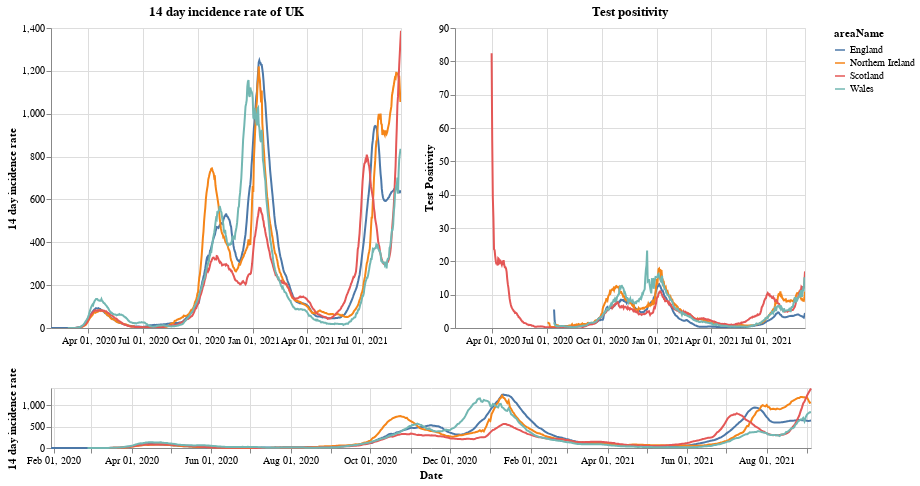

Notebook cell for this chart:
### Markdown cell above
# Plots

First a plot with each country in the UK. The top right shows the positivity rate for (which is the percentage of registered tests which were positive) while the top left is the 14 day incidence rate. The bottom chart can be used to select the timeframe (does not work on a mobile device).

### Code cell
#collapse
brush = alt.selection(type='interval', name='DateBrush',encodings=['x'],fields=['Time'])
leg_selection = alt.selection_multi(fields=['areaName'], bind='legend')

base = alt.Chart(uk_cases).mark_line().encode(
    x=alt.X("yearmonthdate(date):T", axis=alt.Axis(title='Date')),
    y=alt.Y("twoWeeklyCasesRate:Q", axis=alt.Axis(title='14 day incidence rate')),
    tooltip=['areaName', 'date','twoWeeklyCasesRate', 'testPositivity'],
    color='areaName',
    opacity=alt.condition(leg_selection, alt.value(2), alt.value(0.1))
).add_selection(leg_selection).properties(width=350)

upper = base.encode(alt.X('yearmonthdate(date):T', axis=alt.Axis(title=''),
                         scale=alt.Scale(domain=brush))
                   ).properties(title=f'14 day incidence rate of UK')
upper_right = upper.encode(alt.Y('testPositivity:Q', axis=alt.Axis(title='Test Positivity'))).properties(title='Test positivity')
lower = base.properties(height=60, width = 760).add_selection(brush)

(upper | upper_right) & lower

### Figure 1 — Vega-Lite specification as saved in the notebook (floating-point values rounded to 4 significant figures; data arrays with more than 128 entries replaced by an {"elided": "..."} marker saying what was removed)
{"config": {"view": {"continuousWidth": 400, "continuousHeight": 300}}, "vconcat": [{"hconcat": [{"mark": "line", "encoding": {"color": {"type": "nominal", "field": "areaName"}, "opacity": {"condition": {"value": 2, "selection": "selector001"}, "value": 0.1}, "tooltip": [{"type": "nominal", "field": "areaName"}, {"type": "temporal", "field": "date"}, {"type": "quantitative", "field": "twoWeeklyCasesRate"}, {"type": "quantitative", "field": "testPositivity"}], "x": {"type": "temporal", "axis": {"title": ""}, "field": "date", "scale": {"domain": {"selection": "DateBrush"}}, "timeUnit": "yearmonthdate"}, "y": {"type": "quantitative", "axis": {"title": "14 day incidence rate"}, "field": "twoWeeklyCasesRate"}}, "selection": {"selector001": {"type": "multi", "fields": ["areaName"], "bind": "legend"}}, "title": "14 day incidence rate of UK", "width": 350}, {"mark": "line", "encoding": {"color": {"type": "nominal", "field": "areaName"}, "opacity": {"condition": {"value": 2, "selection": "selector001"}, "value": 0.1}, "tooltip": [{"type": "nominal", "field": "areaName"}, {"type": "temporal", "field": "date"}, {"type": "quantitative", "field": "twoWeeklyCasesRate"}, {"type": "quantitative", "field": "testPositivity"}], "x": {"type": "temporal", "axis": {"title": ""}, "field": "date", "scale": {"domain": {"selection": "DateBrush"}}, "timeUnit": "yearmonthdate"}, "y": {"type": "quantitative", "axis": {"title": "Test Positivity"}, "field": "testPositivity"}}, "selection": {"selector001": {"type": "multi", "fields": ["areaName"], "bind": "legend"}}, "title": "Test positivity", "width": 350}]}, {"mark": "line", "encoding": {"color": {"type": "nominal", "field": "areaName"}, "opacity": {"condition": {"value": 2, "selection": "selector001"}, "value": 0.1}, "tooltip": [{"type": "nominal", "field": "areaName"}, {"type": "temporal", "field": "date"}, {"type": "quantitative", "field": "twoWeeklyCasesRate"}, {"type": "quantitative", "field": "testPositivity"}], "x": {"type": "temporal", "axis": {"title": "Date"}, "field": "date", "timeUnit": "yearmonthdate"}, "y": {"type": "quantitative", "axis": {"title": "14 day incidence rate"}, "field": "twoWeeklyCasesRate"}}, "height": 60, "selection": {"selector001": {"type": "multi", "fields": ["areaName"], "bind": "legend"}, "DateBrush": {"type": "interval", "encodings": ["x"], "fields": ["Time"]}}, "width": 760}], "data": {"name": "data-bfc7b49b3a80c0409337380b2bb71b02"}, "$schema": "https://vega.github.io/schema/vega-lite/v4.8.1.json", "datasets": {"data-bfc7b49b3a80c0409337380b2bb71b02": {"elided": "2244 records"}}}
